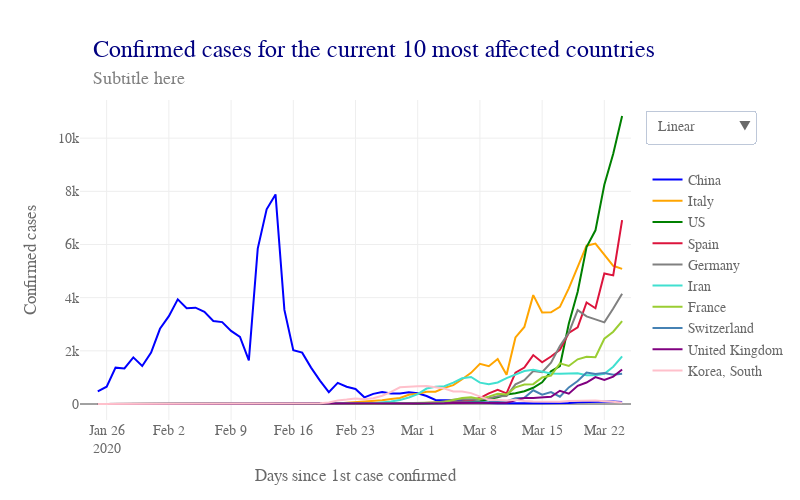

Notebook code cell kept with this figure:
### Code cell
# Plot timeline confirmed top ten countries

# Plot

data = []
for i, c in enumerate(top10_country):
    data.append(go.Scatter(x = df_merged[df_merged['Country/Region'] == c].dt,
                           y = df_merged[df_merged['Country/Region'] == c].confirmed_newcases_movavg,
                           name = c,
                           marker = dict(color = top10_col[i]),
                           hoverinfo = 'text+y',
                           hovertext = c,
                          )
               )

lay = go.Layout(width = 800, 
                height = 500, 
                #bargap = 0.2,
                xaxis = dict(title='Days since 1st case confirmed',
                             nticks = 10,
                             rangemode = 'nonnegative',
                             zeroline = False,
                            ),
                yaxis = dict(title='Confirmed cases',
                             type = 'linear',
                            ),
                hovermode = 'closest',
                font = dict(size = label_size,
                            family = label_font,
                            color = label_col,
                           ),
                legend = dict(x = 1.03, 
                              y = 0.8),
                annotations=[dict(x = 0.02,
                                  y = 1.2,
                                  showarrow = False,
                                  text = 'Confirmed cases for the current 10 most affected countries',
                                  xref = 'paper',
                                  yref = 'paper',
                                  font=dict(
                                      family = title_font,
                                      size = title_size,
                                      color = title_col,),
                                 ),
                             dict(x = 0.02,
                                  y = 1.1,
                                  showarrow = False,
                                  text = 'Subtitle here',
                                  xref = 'paper',
                                  yref = 'paper',
                                  font=dict(
                                      family = subtitle_font,
                                      size = subtitle_size,
                                      color = subtitle_col,),
                                 ),
                            ],
                updatemenus=[dict(buttons=list([dict(args = ["yaxis.type", 'linear'],
                                                     label = 'Linear',
                                                     method = 'relayout'
                                                    ),
                                                dict(
                                                    args = ["yaxis.type", 'log'],
                                                    label = 'Logarithmic',
                                                    method = 'relayout'
                                                )
                                               ]),
                                  direction = "down",
                                  pad = {"r": 10, "t": 10},
                                  showactive = True,
                                  x = 1.025,
                                  xanchor = 'left',
                                  y = 1.00,
                                  yanchor = 'top'
                                 ),
                            ]
               )


fig = dict(data=data, layout=lay)
plotly.offline.iplot(fig)

### Figure 1 — Plotly figure (JSON) as saved in the notebook; plotly's stock layout.template omitted (floating-point values rounded to 4 significant figures)
{"data": [{"hoverinfo": "text+y", "hovertext": "China", "marker": {"color": "blue"}, "name": "China", "type": "scatter", "uid": "8b1443dc-6f76-11ea-a138-8c8590b56c5d", "x": ["2020-01-23", "2020-01-24", "2020-01-25", "2020-01-26", "2020-01-27", "2020-01-28", "2020-01-29", "2020-01-30", "2020-01-31", "2020-02-01", "2020-02-02", "2020-02-03", "2020-02-04", "2020-02-05", "2020-02-06", "2020-02-07", "2020-02-08", "2020-02-09", "2020-02-10", "2020-02-11", "2020-02-12", "2020-02-13", "2020-02-14", "2020-02-15", "2020-02-16", "2020-02-17", "2020-02-18", "2020-02-19", "2020-02-20", "2020-02-21", "2020-02-22", "2020-02-23", "2020-02-24", "2020-02-25", "2020-02-26", "2020-02-27", "2020-02-28", "2020-02-29", "2020-03-01", "2020-03-02", "2020-03-03", "2020-03-04", "2020-03-05", "2020-03-06", "2020-03-07", "2020-03-08", "2020-03-09", "2020-03-10", "2020-03-11", "2020-03-12", "2020-03-13", "2020-03-14", "2020-03-15", "2020-03-16", "2020-03-17", "2020-03-18", "2020-03-19", "2020-03-20", "2020-03-21", "2020-03-22", "2020-03-23", "2020-03-24", "2020-03-25"], "y": [null, null, 477.3, 652.3, 1368.0, 1337.0, 1755.0, 1431, 1935.0, 2830.0, 3305.0, 3939.0, 3603.0, 3624.0, 3468.0, 3125.0, 3081.0, 2748, 2524, 1643.0, 5847, 7324, 7885.0, 3539.0, 2025.0, 1933.0, 1369.0, 881, 446.3, 794, 648.3, 563.7, 251, 381.3, 453, 391.3, 396.7, 444, 402.7, 301.7, 151.3, 133.7, 143, 128, 95.33, 56.67, 39, 32.67, 24, 19.33, 18.67, 23.67, 29.33, 27, 33, 41, 64, 67.67, 93, 82.67, 95.33, 75.33, null]}, {"hoverinfo": "text+y", "hovertext": "Italy", "marker": {"color": "orange"}, "name": "Italy", "type": "scatter", "uid": "8b1445d2-6f76-11ea-80f4-8c8590b56c5d", "x": ["2020-01-23", "2020-01-24", "2020-01-25", "2020-01-26", "2020-01-27", "2020-01-28", "2020-01-29", "2020-01-30", "2020-01-31", "2020-02-01", "2020-02-02", "2020-02-03", "2020-02-04", "2020-02-05", "2020-02-06", "2020-02-07", "2020-02-08", "2020-02-09", "2020-02-10", "2020-02-11", "2020-02-12", "2020-02-13", "2020-02-14", "2020-02-15", "2020-02-16", "2020-02-17", "2020-02-18", "2020-02-19", "2020-02-20", "2020-02-21", "2020-02-22", "2020-02-23", "2020-02-24", "2020-02-25", "2020-02-26", "2020-02-27", "2020-02-28", "2020-02-29", "2020-03-01", "2020-03-02", "2020-03-03", "2020-03-04", "2020-03-05", "2020-03-06", "2020-03-07", "2020-03-08", "2020-03-09", "2020-03-10", "2020-03-11", "2020-03-12", "2020-03-13", "2020-03-14", "2020-03-15", "2020-03-16", "2020-03-17", "2020-03-18", "2020-03-19", "2020-03-20", "2020-03-21", "2020-03-22", "2020-03-23", "2020-03-24", "2020-03-25"], "y": [null, null, 0, 0, 0, 0, 0, 0.6667, 0.6667, 0.6667, 0, 0, 0, 0, 0.3333, 0.3333, 0.3333, 0, 0, 0, 0, 0, 0, 0, 0, 0, 0, 0, 5.667, 19.67, 50.67, 69.67, 86.67, 99.33, 142, 188.7, 225, 346.3, 382.7, 458, 465, 607.3, 711.3, 931.3, 1172.0, 1512, 1422, 1696.0, 1097.0, 2504.0, 2898.0, 4095, 3440, 3450.0, 3655.0, 4352.0, 5172.0, 5955, 6034.0, 5635.0, 5199.0, 5083.0, null]}, {"hoverinfo": "text+y", "hovertext": "US", "marker": {"color": "green"}, "name": "US", "type": "scatter", "uid": "8b1446e6-6f76-11ea-9425-8c8590b56c5d", "x": ["2020-01-23", "2020-01-24", "2020-01-25", "2020-01-26", "2020-01-27", "2020-01-28", "2020-01-29", "2020-01-30", "2020-01-31", "2020-02-01", "2020-02-02", "2020-02-03", "2020-02-04", "2020-02-05", "2020-02-06", "2020-02-07", "2020-02-08", "2020-02-09", "2020-02-10", "2020-02-11", "2020-02-12", "2020-02-13", "2020-02-14", "2020-02-15", "2020-02-16", "2020-02-17", "2020-02-18", "2020-02-19", "2020-02-20", "2020-02-21", "2020-02-22", "2020-02-23", "2020-02-24", "2020-02-25", "2020-02-26", "2020-02-27", "2020-02-28", "2020-02-29", "2020-03-01", "2020-03-02", "2020-03-03", "2020-03-04", "2020-03-05", "2020-03-06", "2020-03-07", "2020-03-08", "2020-03-09", "2020-03-10", "2020-03-11", "2020-03-12", "2020-03-13", "2020-03-14", "2020-03-15", "2020-03-16", "2020-03-17", "2020-03-18", "2020-03-19", "2020-03-20", "2020-03-21", "2020-03-22", "2020-03-23", "2020-03-24", "2020-03-25"], "y": [null, null, 1.333, 1, 1, 0, 0, 0.6667, 1, 1, 1.333, 1, 1, 0, 0, 0, 0, 0, 0.3333, 0.3333, 0.6667, 0.3333, 0.3333, 0, 0, 0, 0, 0, 0.6667, 0.6667, 0.6667, 12, 12, 14, 2.333, 3, 3.667, 5.333, 12.67, 16.67, 25, 39.67, 48, 84.33, 100.3, 107, 185.7, 254.3, 360, 406.7, 482, 612, 817.7, 1231.0, 1428, 3015, 4226.0, 5902, 6533, 8249, 9417, 10834, null]}, {"hoverinfo": "text+y", "hovertext": "Spain", "marker": {"color": "crimson"}, "name": "Spain", "type": "scatter", "uid": "8b1447ec-6f76-11ea-9900-8c8590b56c5d", "x": ["2020-01-23", "2020-01-24", "2020-01-25", "2020-01-26", "2020-01-27", "2020-01-28", "2020-01-29", "2020-01-30", "2020-01-31", "2020-02-01", "2020-02-02", "2020-02-03", "2020-02-04", "2020-02-05", "2020-02-06", "2020-02-07", "2020-02-08", "2020-02-09", "2020-02-10", "2020-02-11", "2020-02-12", "2020-02-13", "2020-02-14", "2020-02-15", "2020-02-16", "2020-02-17", "2020-02-18", "2020-02-19", "2020-02-20", "2020-02-21", "2020-02-22", "2020-02-23", "2020-02-24", "2020-02-25", "2020-02-26", "2020-02-27", "2020-02-28", "2020-02-29", "2020-03-01", "2020-03-02", "2020-03-03", "2020-03-04", "2020-03-05", "2020-03-06", "2020-03-07", "2020-03-08", "2020-03-09", "2020-03-10", "2020-03-11", "2020-03-12", "2020-03-13", "2020-03-14", "2020-03-15", "2020-03-16", "2020-03-17", "2020-03-18", "2020-03-19", "2020-03-20", "2020-03-21", "2020-03-22", "2020-03-23", "2020-03-24", "2020-03-25"], "y": [null, null, 0, 0, 0, 0, 0, 0, 0.3333, 0.3333, 0.3333, 0, 0, 0, 0, 0, 0.3333, 0.3333, 0.3333, 0, 0, 0, 0, 0, 0, 0, 0, 0, 0, 0, 0, 0, 1.333, 3.667, 4.333, 8.667, 10.67, 23, 29.33, 40, 46, 46.33, 78.33, 92.67, 138, 224.3, 398.3, 534.7, 401.3, 1179, 1371.0, 1840.0, 1570, 1786.0, 2037.0, 2674.0, 2887.0, 3821.0, 3602.0, 4909.0, 4837, 6916.0, null]}, {"hoverinfo": "text+y", "hovertext": "Germany", "marker": {"color": "grey"}, "name": "Germany", "type": "scatter", "uid": "8b1448dc-6f76-11ea-838c-8c8590b56c5d", "x": ["2020-01-23", "2020-01-24", "2020-01-25", "2020-01-26", "2020-01-27", "2020-01-28", "2020-01-29", "2020-01-30", "2020-01-31", "2020-02-01", "2020-02-02", "2020-02-03", "2020-02-04", "2020-02-05", "2020-02-06", "2020-02-07", "2020-02-08", "2020-02-09", "2020-02-10", "2020-02-11", "2020-02-12", "2020-02-13", "2020-02-14", "2020-02-15", "2020-02-16", "2020-02-17", "2020-02-18", "2020-02-19", "2020-02-20", "2020-02-21", "2020-02-22", "2020-02-23", "2020-02-24", "2020-02-25", "2020-02-26", "2020-02-27", "2020-02-28", "2020-02-29", "2020-03-01", "2020-03-02", "2020-03-03", "2020-03-04", "2020-03-05", "2020-03-06", "2020-03-07", "2020-03-08", "2020-03-09", "2020-03-10", "2020-03-11", "2020-03-12", "2020-03-13", "2020-03-14", "2020-03-15", "2020-03-16", "2020-03-17", "2020-03-18", "2020-03-19", "2020-03-20", "2020-03-21", "2020-03-22", "2020-03-23", "2020-03-24", "2020-03-25"], "y": [null, null, 0, 0.3333, 1.333, 1.333, 1, 0.3333, 1.333, 2, 2.333, 1.333, 0.6667, 0, 0.3333, 0.3333, 0.6667, 0.3333, 1, 0.6667, 0.6667, 0, 0, 0, 0, 0, 0, 0, 0, 0, 0, 0, 0.3333, 3.667, 10, 10.33, 17.33, 28, 37, 39, 44, 107.7, 158, 179, 186, 168.7, 219.3, 289.3, 300.7, 739.3, 892.3, 1239, 1199, 1557.0, 2177.0, 2683.0, 3530.0, 3295.0, 3184.0, 3069.0, 3591, 4150, null]}, {"hoverinfo": "text+y", "hovertext": "Iran", "marker": {"color": "turquoise"}, "name": "Iran", "type": "scatter", "uid": "8b1449cc-6f76-11ea-baaf-8c8590b56c5d", "x": ["2020-01-23", "2020-01-24", "2020-01-25", "2020-01-26", "2020-01-27", "2020-01-28", "2020-01-29", "2020-01-30", "2020-01-31", "2020-02-01", "2020-02-02", "2020-02-03", "2020-02-04", "2020-02-05", "2020-02-06", "2020-02-07", "2020-02-08", "2020-02-09", "2020-02-10", "2020-02-11", "2020-02-12", "2020-02-13", "2020-02-14", "2020-02-15", "2020-02-16", "2020-02-17", "2020-02-18", "2020-02-19", "2020-02-20", "2020-02-21", "2020-02-22", "2020-02-23", "2020-02-24", "2020-02-25", "2020-02-26", "2020-02-27", "2020-02-28", "2020-02-29", "2020-03-01", "2020-03-02", "2020-03-03", "2020-03-04", "2020-03-05", "2020-03-06", "2020-03-07", "2020-03-08", "2020-03-09", "2020-03-10", "2020-03-11", "2020-03-12", "2020-03-13", "2020-03-14", "2020-03-15", "2020-03-16", "2020-03-17", "2020-03-18", "2020-03-19", "2020-03-20", "2020-03-21", "2020-03-22", "2020-03-23", "2020-03-24", "2020-03-25"], "y": [null, null, 0, 0, 0, 0, 0, 0, 0, 0, 0, 0, 0, 0, 0, 0, 0, 0, 0, 0, 0, 0, 0, 0, 0, 0, 0.6667, 1.667, 6, 8.667, 12.67, 14.33, 22.33, 32, 61.33, 97.67, 151.3, 244.3, 371, 581, 648, 670.7, 803.7, 967, 1018.0, 804.7, 739.7, 811.3, 971.3, 1107.0, 1243, 1288.0, 1209, 1147.0, 1141, 1139.0, 1158.0, 1083, 1077, 1135, 1400.0, 1793, null]}, {"hoverinfo": "text+y", "hovertext": "France", "marker": {"color": "yellowgreen"}, "name": "France", "type": "scatter", "uid": "8b144ab4-6f76-11ea-b22a-8c8590b56c5d", "x": ["2020-01-23", "2020-01-24", "2020-01-25", "2020-01-26", "2020-01-27", "2020-01-28", "2020-01-29", "2020-01-30", "2020-01-31", "2020-02-01", "2020-02-02", "2020-02-03", "2020-02-04", "2020-02-05", "2020-02-06", "2020-02-07", "2020-02-08", "2020-02-09", "2020-02-10", "2020-02-11", "2020-02-12", "2020-02-13", "2020-02-14", "2020-02-15", "2020-02-16", "2020-02-17", "2020-02-18", "2020-02-19", "2020-02-20", "2020-02-21", "2020-02-22", "2020-02-23", "2020-02-24", "2020-02-25", "2020-02-26", "2020-02-27", "2020-02-28", "2020-02-29", "2020-03-01", "2020-03-02", "2020-03-03", "2020-03-04", "2020-03-05", "2020-03-06", "2020-03-07", "2020-03-08", "2020-03-09", "2020-03-10", "2020-03-11", "2020-03-12", "2020-03-13", "2020-03-14", "2020-03-15", "2020-03-16", "2020-03-17", "2020-03-18", "2020-03-19", "2020-03-20", "2020-03-21", "2020-03-22", "2020-03-23", "2020-03-24", "2020-03-25"], "y": [null, null, 1, 0.3333, 0.3333, 0.6667, 0.6667, 0.3333, 0.3333, 0.3333, 0.3333, 0, 0, 0, 0, 1.667, 1.667, 1.667, 0, 0, 0, 0, 0.3333, 0.3333, 0.3333, 0, 0, 0, 0, 0, 0, 0, 0.6667, 2, 8.667, 14.33, 27.33, 30.67, 44.67, 34.67, 52.67, 63, 150.7, 223.7, 252, 187.7, 278.3, 385.7, 358, 629, 734.3, 746.3, 1001.0, 1073, 1531.0, 1429, 1681, 1780.0, 1758.0, 2455, 2720.0, 3119, null]}, {"hoverinfo": "text+y", "hovertext": "Switzerland", "marker": {"color": "steelblue"}, "name": "Switzerland", "type": "scatter", "uid": "8b144b98-6f76-11ea-b898-8c8590b56c5d", "x": ["2020-01-23", "2020-01-24", "2020-01-25", "2020-01-26", "2020-01-27", "2020-01-28", "2020-01-29", "2020-01-30", "2020-01-31", "2020-02-01", "2020-02-02", "2020-02-03", "2020-02-04", "2020-02-05", "2020-02-06", "2020-02-07", "2020-02-08", "2020-02-09", "2020-02-10", "2020-02-11", "2020-02-12", "2020-02-13", "2020-02-14", "2020-02-15", "2020-02-16", "2020-02-17", "2020-02-18", "2020-02-19", "2020-02-20", "2020-02-21", "2020-02-22", "2020-02-23", "2020-02-24", "2020-02-25", "2020-02-26", "2020-02-27", "2020-02-28", "2020-02-29", "2020-03-01", "2020-03-02", "2020-03-03", "2020-03-04", "2020-03-05", "2020-03-06", "2020-03-07", "2020-03-08", "2020-03-09", "2020-03-10", "2020-03-11", "2020-03-12", "2020-03-13", "2020-03-14", "2020-03-15", "2020-03-16", "2020-03-17", "2020-03-18", "2020-03-19", "2020-03-20", "2020-03-21", "2020-03-22", "2020-03-23", "2020-03-24", "2020-03-25"], "y": [null, null, 0, 0, 0, 0, 0, 0, 0, 0, 0, 0, 0, 0, 0, 0, 0, 0, 0, 0, 0, 0, 0, 0, 0, 0, 0, 0, 0, 0, 0, 0, 0.3333, 0.3333, 2.667, 2.333, 5.667, 6.333, 11.33, 12.67, 21, 24, 52.67, 59.33, 74.33, 53.33, 74.33, 105, 92.67, 216, 235.7, 516, 353.7, 447, 276, 625, 864.7, 1182.0, 1133, 1167, 1101.0, 1141, null]}, {"hoverinfo": "text+y", "hovertext": "United Kingdom", "marker": {"color": "purple"}, "name": "United Kingdom", "type": "scatter", "uid": "8b144c7e-6f76-11ea-ae0c-8c8590b56c5d", "x": ["2020-01-23", "2020-01-24", "2020-01-25", "2020-01-26", "2020-01-27", "2020-01-28", "2020-01-29", "2020-01-30", "2020-01-31", "2020-02-01", "2020-02-02", "2020-02-03", "2020-02-04", "2020-02-05", "2020-02-06", "2020-02-07", "2020-02-08", "2020-02-09", "2020-02-10", "2020-02-11", "2020-02-12", "2020-02-13", "2020-02-14", "2020-02-15", "2020-02-16", "2020-02-17", "2020-02-18", "2020-02-19", "2020-02-20", "2020-02-21", "2020-02-22", "2020-02-23", "2020-02-24", "2020-02-25", "2020-02-26", "2020-02-27", "2020-02-28", "2020-02-29", "2020-03-01", "2020-03-02", "2020-03-03", "2020-03-04", "2020-03-05", "2020-03-06", "2020-03-07", "2020-03-08", "2020-03-09", "2020-03-10", "2020-03-11", "2020-03-12", "2020-03-13", "2020-03-14", "2020-03-15", "2020-03-16", "2020-03-17", "2020-03-18", "2020-03-19", "2020-03-20", "2020-03-21", "2020-03-22", "2020-03-23", "2020-03-24", "2020-03-25"], "y": [null, null, 0, 0, 0, 0, 0, 0.6667, 0.6667, 0.6667, 0, 0, 0, 0, 0.3333, 0.3333, 0.3333, 1.667, 1.667, 2, 0.3333, 0.3333, 0, 0, 0, 0, 0, 0, 0, 0, 0, 1.333, 1.333, 1.333, 0.6667, 2.333, 3.333, 7, 6.667, 9.333, 16.67, 25.33, 37.67, 40.33, 52.67, 52.67, 59, 61.67, 45.67, 139.3, 228.3, 228.7, 249.7, 272, 499, 388.3, 684.7, 808.3, 1010.0, 904, 1032.0, 1298.0, null]}, {"hoverinfo": "text+y", "hovertext": "Korea, South", "marker": {"color": "pink"}, "name": "Korea, South", "type": "scatter", "uid": "8b144d5a-6f76-11ea-ad4f-8c8590b56c5d", "x": ["2020-01-23", "2020-01-24", "2020-01-25", "2020-01-26", "2020-01-27", "2020-01-28", "2020-01-29", "2020-01-30", "2020-01-31", "2020-02-01", "2020-02-02", "2020-02-03", "2020-02-04", "2020-02-05", "2020-02-06", "2020-02-07", "2020-02-08", "2020-02-09", "2020-02-10", "2020-02-11", "2020-02-12", "2020-02-13", "2020-02-14", "2020-02-15", "2020-02-16", "2020-02-17", "2020-02-18", "2020-02-19", "2020-02-20", "2020-02-21", "2020-02-22", "2020-02-23", "2020-02-24", "2020-02-25", "2020-02-26", "2020-02-27", "2020-02-28", "2020-02-29", "2020-03-01", "2020-03-02", "2020-03-03", "2020-03-04", "2020-03-05", "2020-03-06", "2020-03-07", "2020-03-08", "2020-03-09", "2020-03-10", "2020-03-11", "2020-03-12", "2020-03-13", "2020-03-14", "2020-03-15", "2020-03-16", "2020-03-17", "2020-03-18", "2020-03-19", "2020-03-20", "2020-03-21", "2020-03-22", "2020-03-23", "2020-03-24", "2020-03-25"], "y": [null, null, 0.6667, 0.6667, 0.6667, 0.3333, 0, 2.333, 2.667, 3.667, 1.333, 1.333, 1.333, 2.667, 2.667, 1.667, 0.6667, 1, 1.333, 1, 0.3333, 0, 0, 0.3333, 0.6667, 1, 0.6667, 24.67, 57.67, 134, 166, 209.7, 181.3, 219.7, 311, 453.3, 629.7, 656.7, 666, 678.7, 628.3, 584.3, 469, 473.3, 408.7, 295, 157.3, 147, 130.3, 155.3, 110.3, 97.67, 85.67, 78, 83.67, 109.7, 110.7, 128.7, 132, 103, 79.33, 58.67, null]}], "layout": {"annotations": [{"font": {"color": "navy", "family": "PT Sans Narrow", "size": 24}, "showarrow": false, "text": "Confirmed cases for the current 10 most affected countries", "x": 0.02, "xref": "paper", "y": 1.2, "yref": "paper"}, {"font": {"color": "grey", "family": "PT Sans Narrow", "size": 18}, "showarrow": false, "text": "Subtitle here", "x": 0.02, "xref": "paper", "y": 1.1, "yref": "paper"}], "font": {"color": "dimgray", "family": "PT Sans", "size": 14}, "height": 500, "hovermode": "closest", "legend": {"x": 1.03, "y": 0.8}, "updatemenus": [{"buttons": [{"args": ["yaxis.type", "linear"], "label": "Linear", "method": "relayout"}, {"args": ["yaxis.type", "log"], "label": "Logarithmic", "method": "relayout"}], "direction": "down", "pad": {"r": 10, "t": 10}, "showactive": true, "x": 1.025, "xanchor": "left", "y": 1, "yanchor": "top"}], "width": 800, "xaxis": {"nticks": 10, "rangemode": "nonnegative", "title": "Days since 1st case confirmed", "zeroline": false}, "yaxis": {"title": "Confirmed cases", "type": "linear"}}}
